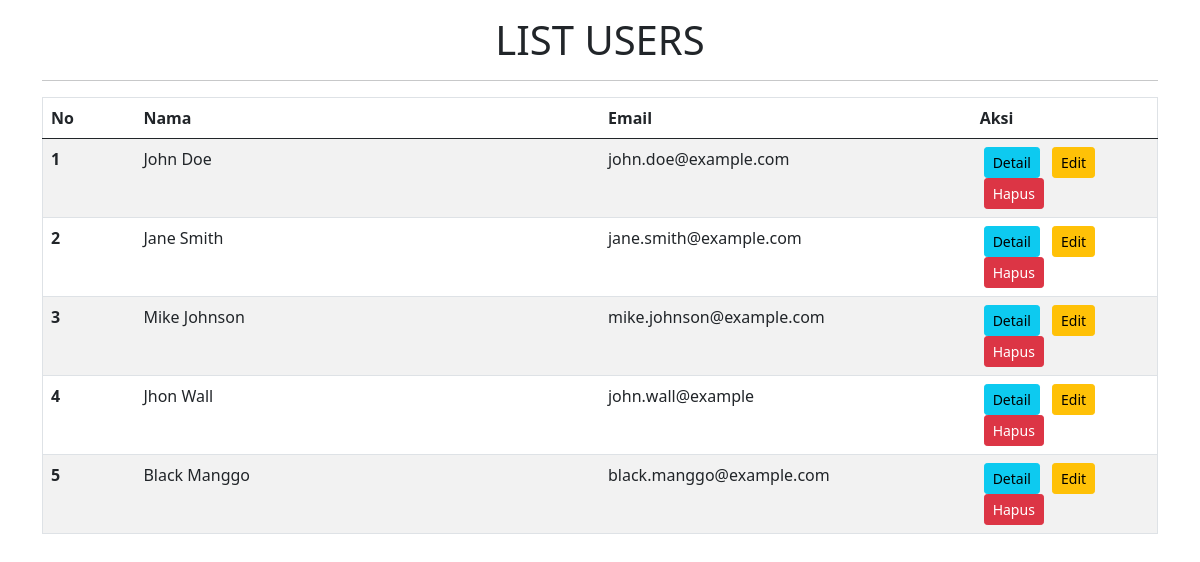
The page / on the database its author committed.
### tables this page shows
CREATE TABLE `users` (
  `id` int(11) NOT NULL,
  `name` varchar(200) NOT NULL,
  `email` varchar(200) NOT NULL
);

### app/controllers/UserController.php (called while the page is built, shortened)
<?php
require_once 'app/models/User.php';
     class UserController
     {
          private $userModel;
          public function __construct($dbConnection)
          {
               $this -> userModel = new User($dbConnection);
          }
          public function show_all()
          {
               $users = $this -> userModel -> all_data_user();
               require_once 'app/views/UserView.php';
          }
     }
?>

### app/models/User.php (called while the page is built, shortened)
<?php
     class user
     {
          private $db;
          public function __construct($dbConnection)
          {
               $this -> db = $dbConnection;
          }
          public function all_data_user()
          {
               $stmt = $this -> db -> prepare("SELECT * FROM users");
               $stmt -> execute();
               return $stmt -> fetchAll(PDO::FETCH_ASSOC);
          }
     }
?>

### app/views/UserView.php (the view, shortened to what this page needs)
<!DOCTYPE html>
<html lang="en">
     <head>
          <link href="https://cdn.jsdelivr.net/npm/bootstrap@5.0.2/dist/css/bootstrap.min.css" rel="stylesheet">
     </head>
     <body>
          <div class="container">
               <div class="judul my-3">
                    <h1 class="text-center">LIST USERS</h1>
                    <hr>
               </div>
               <table class="table  table-striped table-hover mt-2 mb-4" border="1">
                    <thead>
                         <tr>
                              <th scope="col" class="col-md-1">No</th>
                              <th scope="col" class="col-md-5">Nama</th>
                              <th scope="col" class="col-md-4">Email</th>
                              <th scope="col" class="col-md-3">Aksi</th>
                         </tr>
                    </thead>
                    <tbody>
                         <?php
                              $no = 1;
                              foreach ($users as $user) {
                         ?>
                         <tr>
                              <th scope="row"><?php echo $no++ ?></th>
                              <td><?php echo $user['name'] ?></td>
                              <td><?php echo $user['email'] ?></td>
                              <td>
                                   <a href="index.php?id=<?php echo $user['id']; ?>&action=detail" class="btn btn-info btn-sm mx-1">Detail</a>
                                   <a href="index.php?id=<?php echo $user['id']; ?>&action=edit"   class="btn btn-warning btn-sm mx-1">Edit</a>
                                   <a href="index.php?id=<?php echo $user['id']; ?>&action=hapus"  class="btn btn-danger  btn-sm mx-1" onclick="return alert('Yakin mau hapus??');" >Hapus</a>
                              </td>
                         </tr>
                         <?php
                              }
                         ?>
                    </tbody>
               </table>
          </div>
     </body>
</html>

### index.php (shortened to what this page needs)
<?php
require_once 'app/controllers/UserController.php';
     $dbConnection = getDBConnection();
     $controller = new UserController($dbConnection);
     $action = isset($_GET['action']) ? $_GET['action'] : '';
     if ($action == 'edit') {
          $id = isset($_GET['id']) ? intval($_GET['id']) : 0;
          $controller -> edit($id);
     } else if ($action == 'hapus'){
          $id = isset($_GET['id']) ? intval($_GET['id']) : 0;
          $controller -> delete($id);
     } else if ($action == 'detail'){
          $id = isset($_GET['id']) ? intval($_GET['id']) : 0;
          $controller -> show($id);
     }
     else {
          $controller -> show_all();
     }
?>

### rows shown on the page
users: name "John Doe", email "john.doe@example.com"
users: name "Jane Smith", email "jane.smith@example.com"
users: name "Mike Johnson", email "mike.johnson@example.com"
users: name "Jhon Wall", email "john.wall@example"
users: name "Black Manggo", email "black.manggo@example.com"
